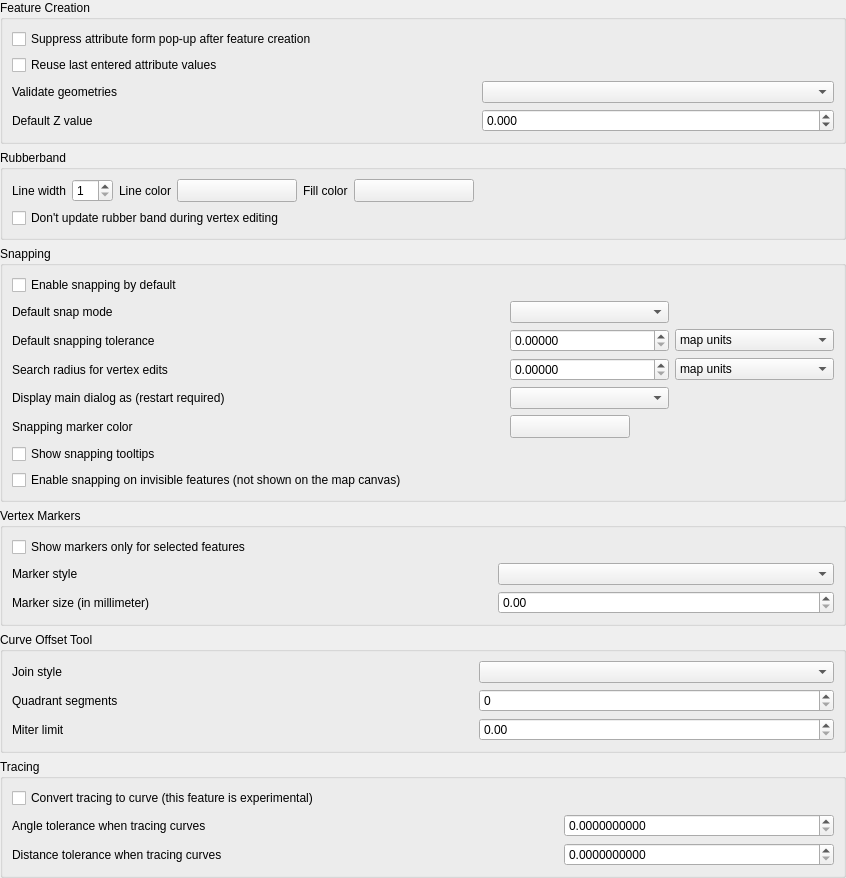
             <widget class="QWidget" name="mOptionsScrollAreaContents_07">
              <property name="geometry">
               <rect>
                <x>0</x>
                <y>0</y>
                <width>846</width>
                <height>714</height>
               </rect>
              </property>
              <layout class="QVBoxLayout" name="verticalLayout_31">
               <property name="leftMargin">
                <number>0</number>
               </property>
               <property name="topMargin">
                <number>0</number>
               </property>
               <property name="rightMargin">
                <number>0</number>
               </property>
               <property name="bottomMargin">
                <number>0</number>
               </property>
               <item>
                <widget class="QgsCollapsibleGroupBox" name="mEnterAttributeValuesGroupBox">
                 <property name="title">
                  <string>Feature Creation</string>
                 </property>
                 <layout class="QGridLayout" name="gridLayout_28">
                  <item row="2" column="0">
                   <widget class="QLabel" name="label_19">
                    <property name="text">
                     <string>Validate geometries</string>
                    </property>
                   </widget>
                  </item>
                  <item row="0" column="0" colspan="3">
                   <widget class="QCheckBox" name="chkDisableAttributeValuesDlg">
                    <property name="text">
                     <string>Suppress attribute form pop-up after feature creation</string>
                    </property>
                    <property name="tristate">
                     <bool>false</bool>
                    </property>
                   </widget>
                  </item>
                  <item row="2" column="1">
                   <spacer name="horizontalSpacer_32">
                    <property name="orientation">
                     <enum>Qt::Horizontal</enum>
                    </property>
                    <property name="sizeHint" stdset="0">
                     <size>
                      <width>40</width>
                      <height>20</height>
                     </size>
                    </property>
                   </spacer>
                  </item>
                  <item row="1" column="0" colspan="3">
                   <widget class="QCheckBox" name="chkReuseLastValues">
                    <property name="text">
                     <string>Reuse last entered attribute values</string>
                    </property>
                    <property name="tristate">
                     <bool>false</bool>
                    </property>
                   </widget>
                  </item>
                  <item row="3" column="0">
                   <widget class="QLabel" name="mDefaultZValueLabel">
                    <property name="text">
                     <string>Default Z value</string>
                    </property>
                   </widget>
                  </item>
                  <item row="3" column="2">
                   <widget class="QgsDoubleSpinBox" name="mDefaultZValueSpinBox">
                    <property name="decimals">
                     <number>3</number>
                    </property>
                    <property name="minimum">
                     <double>-999999.998999999952503</double>
                    </property>
                    <property name="maximum">
                     <double>1000000.000000000000000</double>
                    </property>
                    <property name="singleStep">
                     <double>1.000000000000000</double>
                    </property>
                   </widget>
                  </item>
                  <item row="2" column="2">
                   <widget class="QComboBox" name="mValidateGeometries">
                    <property name="sizePolicy">
                     <sizepolicy hsizetype="Expanding" vsizetype="Fixed">
                      <horstretch>0</horstretch>
                      <verstretch>0</verstretch>
                     </sizepolicy>
                    </property>
                   </widget>
                  </item>
                 </layout>
                </widget>
               </item>
               <item>
                <widget class="QgsCollapsibleGroupBox" name="mRubberBandGroupBox">
                 <property name="title">
                  <string>Rubberband</string>
                 </property>
                 <layout class="QGridLayout" name="_9">
                  <item row="0" column="9">
                   <spacer name="horizontalSpacer_33">
                    <property name="orientation">
                     <enum>Qt::Horizontal</enum>
                    </property>
                    <property name="sizeHint" stdset="0">
                     <size>
                      <width>40</width>
                      <height>20</height>
                     </size>
                    </property>
                   </spacer>
                  </item>
                  <item row="0" column="0">
                   <widget class="QLabel" name="mLineWidthTextLabel">
                    <property name="sizePolicy">
                     <sizepolicy hsizetype="Maximum" vsizetype="Preferred">
                      <horstretch>0</horstretch>
                      <verstretch>0</verstretch>
                     </sizepolicy>
                    </property>
                    <property name="text">
                     <string>Line width</string>
                    </property>
                   </widget>
                  </item>
                  <item row="0" column="2">
                   <widget class="QLabel" name="mLineColorTextLabel">
                    <property name="sizePolicy">
                     <sizepolicy hsizetype="Maximum" vsizetype="Preferred">
                      <horstretch>0</horstretch>
                      <verstretch>0</verstretch>
                     </sizepolicy>
                    </property>
                    <property name="text">
                     <string>Line color</string>
                    </property>
                   </widget>
                  </item>
                  <item row="0" column="1">
                   <widget class="QgsSpinBox" name="mLineWidthSpinBox">
                    <property name="toolTip">
                     <string>Line width in pixels</string>
                    </property>
                    <property name="minimum">
                     <number>1</number>
                    </property>
                   </widget>
                  </item>
                  <item row="0" column="5">
                   <widget class="QgsColorButton" name="mFillColorToolButton">
                    <property name="sizePolicy">
                     <sizepolicy hsizetype="Fixed" vsizetype="Fixed">
                      <horstretch>0</horstretch>
                      <verstretch>0</verstretch>
                     </sizepolicy>
                    </property>
                    <property name="minimumSize">
                     <size>
                      <width>120</width>
                      <height>0</height>
                     </size>
                    </property>
                    <property name="maximumSize">
                     <size>
                      <width>120</width>
                      <height>16777215</height>
                     </size>
                    </property>
                    <property name="text">
                     <string/>
                    </property>
                   </widget>
                  </item>
                  <item row="0" column="4">
                   <widget class="QLabel" name="mSelectColorTextLabel">
                    <property name="sizePolicy">
                     <sizepolicy hsizetype="Maximum" vsizetype="Preferred">
                      <horstretch>0</horstretch>
                      <verstretch>0</verstretch>
                     </sizepolicy>
                    </property>
                    <property name="text">
                     <string>Fill color</string>
                    </property>
                   </widget>
                  </item>
                  <item row="0" column="3">
                   <widget class="QgsColorButton" name="mLineColorToolButton">
                    <property name="sizePolicy">
                     <sizepolicy hsizetype="Fixed" vsizetype="Fixed">
                      <horstretch>0</horstretch>
                      <verstretch>0</verstretch>
                     </sizepolicy>
                    </property>
                    <property name="minimumSize">
                     <size>
                      <width>120</width>
                      <height>0</height>
                     </size>
                    </property>
                    <property name="maximumSize">
                     <size>
                      <width>120</width>
                      <height>16777215</height>
                     </size>
                    </property>
                    <property name="text">
                     <string/>
                    </property>
                   </widget>
                  </item>
                  <item row="1" column="0" colspan="7">
                   <widget class="QCheckBox" name="mLineGhostCheckBox">
                    <property name="text">
                     <string>Don't update rubber band during vertex editing</string>
                    </property>
                   </widget>
                  </item>
                 </layout>
                </widget>
               </item>
               <item>
                <widget class="QgsCollapsibleGroupBox" name="mSnappingGroupBox">
                 <property name="title">
                  <string>Snapping</string>
                 </property>
                 <layout class="QGridLayout" name="gridLayout_3">
                  <item row="0" column="0" colspan="4">
                   <widget class="QCheckBox" name="mSnappingEnabledDefault">
                    <property name="text">
                     <string>Enable snapping by default</string>
                    </property>
                   </widget>
                  </item>
                  <item row="1" column="0">
                   <widget class="QLabel" name="mDefaultSnapModeLabel">
                    <property name="text">
                     <string>Default snap mode</string>
                    </property>
                   </widget>
                  </item>
                  <item row="1" column="1">
                   <spacer>
                    <property name="orientation">
                     <enum>Qt::Horizontal</enum>
                    </property>
                    <property name="sizeHint" stdset="0">
                     <size>
                      <width>273</width>
                      <height>19</height>
                     </size>
                    </property>
                   </spacer>
                  </item>
                  <item row="1" column="2">
                   <widget class="QComboBox" name="mDefaultSnapModeComboBox">
                    <property name="sizePolicy">
                     <sizepolicy hsizetype="Expanding" vsizetype="Fixed">
                      <horstretch>0</horstretch>
                      <verstretch>0</verstretch>
                     </sizepolicy>
                    </property>
                   </widget>
                  </item>
                  <item row="2" column="0">
                   <widget class="QLabel" name="mDefaultSnappingToleranceTextLabel">
                    <property name="text">
                     <string>Default snapping tolerance</string>
                    </property>
                   </widget>
                  </item>
                  <item row="2" column="1">
                   <spacer>
                    <property name="orientation">
                     <enum>Qt::Horizontal</enum>
                    </property>
                    <property name="sizeHint" stdset="0">
                     <size>
                      <width>241</width>
                      <height>20</height>
                     </size>
                    </property>
                   </spacer>
                  </item>
                  <item row="2" column="2">
                   <widget class="QgsDoubleSpinBox" name="mDefaultSnappingToleranceSpinBox">
                    <property name="decimals">
                     <number>5</number>
                    </property>
                    <property name="maximum">
                     <double>99999999.989999994635582</double>
                    </property>
                   </widget>
                  </item>
                  <item row="2" column="3">
                   <widget class="QComboBox" name="mDefaultSnappingToleranceComboBox">
                    <property name="sizePolicy">
                     <sizepolicy hsizetype="Expanding" vsizetype="Fixed">
                      <horstretch>0</horstretch>
                      <verstretch>0</verstretch>
                     </sizepolicy>
                    </property>
                    <item>
                     <property name="text">
                      <string>map units</string>
                     </property>
                    </item>
                    <item>
                     <property name="text">
                      <string>pixels</string>
                     </property>
                    </item>
                   </widget>
                  </item>
                  <item row="3" column="0">
                   <widget class="QLabel" name="mVertexSearchRadiusVertexEditLabel">
                    <property name="text">
                     <string>Search radius for vertex edits</string>
                    </property>
                   </widget>
                  </item>
                  <item row="3" column="1">
                   <spacer>
                    <property name="orientation">
                     <enum>Qt::Horizontal</enum>
                    </property>
                    <property name="sizeHint" stdset="0">
                     <size>
                      <width>61</width>
                      <height>20</height>
                     </size>
                    </property>
                   </spacer>
                  </item>
                  <item row="3" column="2">
                   <widget class="QgsDoubleSpinBox" name="mSearchRadiusVertexEditSpinBox">
                    <property name="decimals">
                     <number>5</number>
                    </property>
                    <property name="maximum">
                     <double>99999999.989999994635582</double>
                    </property>
                   </widget>
                  </item>
                  <item row="3" column="3">
                   <widget class="QComboBox" name="mSearchRadiusVertexEditComboBox">
                    <item>
                     <property name="text">
                      <string>map units</string>
                     </property>
                    </item>
                    <item>
                     <property name="text">
                      <string>pixels</string>
                     </property>
                    </item>
                   </widget>
                  </item>
                  <item row="4" column="0">
                   <widget class="QLabel" name="label_49">
                    <property name="text">
                     <string>Display main dialog as (restart required)</string>
                    </property>
                   </widget>
                  </item>
                  <item row="4" column="2">
                   <widget class="QComboBox" name="mSnappingMainDialogComboBox"/>
                  </item>
                  <item row="5" column="0">
                   <widget class="QLabel" name="label_2">
                    <property name="text">
                     <string>Snapping marker color</string>
                    </property>
                   </widget>
                  </item>
                  <item row="5" column="2">
                   <widget class="QgsColorButton" name="mSnappingMarkerColorButton">
                    <property name="minimumSize">
                     <size>
                      <width>120</width>
                      <height>0</height>
                     </size>
                    </property>
                   </widget>
                  </item>
                  <item row="6" column="0" colspan="4">
                   <widget class="QCheckBox" name="mSnappingTooltipsCheckbox">
                    <property name="text">
                     <string>Show snapping tooltips</string>
                    </property>
                   </widget>
                  </item>
                  <item row="7" column="0" colspan="4">
                   <widget class="QCheckBox" name="mEnableSnappingOnInvisibleFeatureCheckbox">
                    <property name="text">
                     <string>Enable snapping on invisible features (not shown on the map canvas)</string>
                    </property>
                   </widget>
                  </item>
                 </layout>
                </widget>
               </item>
               <item>
                <widget class="QgsCollapsibleGroupBox" name="mVertexMarkerGroupBox">
                 <property name="title">
                  <string>Vertex Markers</string>
                 </property>
                 <layout class="QGridLayout" name="_11">
                  <item row="1" column="0">
                   <widget class="QLabel" name="mMarkerStyleLabel">
                    <property name="text">
                     <string>Marker style</string>
                    </property>
                   </widget>
                  </item>
                  <item row="1" column="1">
                   <spacer>
                    <property name="orientation">
                     <enum>Qt::Horizontal</enum>
                    </property>
                    <property name="sizeHint" stdset="0">
                     <size>
                      <width>281</width>
                      <height>20</height>
                     </size>
                    </property>
                   </spacer>
                  </item>
                  <item row="1" column="2">
                   <widget class="QComboBox" name="mMarkerStyleComboBox">
                    <property name="sizePolicy">
                     <sizepolicy hsizetype="Expanding" vsizetype="Fixed">
                      <horstretch>0</horstretch>
                      <verstretch>0</verstretch>
                     </sizepolicy>
                    </property>
                   </widget>
                  </item>
                  <item row="2" column="2">
                   <widget class="QgsDoubleSpinBox" name="mMarkerSizeSpinBox">
                    <property name="layoutDirection">
                     <enum>Qt::LeftToRight</enum>
                    </property>
                    <property name="minimum">
                     <double>0.000000000000000</double>
                    </property>
                    <property name="singleStep">
                     <double>0.010000000000000</double>
                    </property>
                   </widget>
                  </item>
                  <item row="2" column="0">
                   <widget class="QLabel" name="label_6">
                    <property name="text">
                     <string>Marker size (in millimeter)</string>
                    </property>
                   </widget>
                  </item>
                  <item row="2" column="1">
                   <spacer>
                    <property name="orientation">
                     <enum>Qt::Horizontal</enum>
                    </property>
                    <property name="sizeHint" stdset="0">
                     <size>
                      <width>40</width>
                      <height>20</height>
                     </size>
                    </property>
                   </spacer>
                  </item>
                  <item row="0" column="0" colspan="3">
                   <widget class="QCheckBox" name="mMarkersOnlyForSelectedCheckBox">
                    <property name="text">
                     <string>Show markers only for selected features</string>
                    </property>
                   </widget>
                  </item>
                 </layout>
                </widget>
               </item>
               <item>
                <widget class="QgsCollapsibleGroupBox" name="groupBox_21">
                 <property name="title">
                  <string>Curve Offset Tool</string>
                 </property>
                 <layout class="QGridLayout" name="gridLayout">
                  <item row="1" column="2">
                   <widget class="QgsSpinBox" name="mOffsetQuadSegSpinBox"/>
                  </item>
                  <item row="2" column="0">
                   <widget class="QLabel" name="label_28">
                    <property name="text">
                     <string>Miter limit</string>
                    </property>
                   </widget>
                  </item>
                  <item row="0" column="0">
                   <widget class="QLabel" name="label_26">
                    <property name="text">
                     <string>Join style</string>
                    </property>
                   </widget>
                  </item>
                  <item row="0" column="2">
                   <widget class="QComboBox" name="mOffsetJoinStyleComboBox">
                    <property name="sizePolicy">
                     <sizepolicy hsizetype="Expanding" vsizetype="Fixed">
                      <horstretch>0</horstretch>
                      <verstretch>0</verstretch>
                     </sizepolicy>
                    </property>
                   </widget>
                  </item>
                  <item row="1" column="0">
                   <widget class="QLabel" name="label_27">
                    <property name="text">
                     <string>Quadrant segments</string>
                    </property>
                   </widget>
                  </item>
                  <item row="2" column="2">
                   <widget class="QgsDoubleSpinBox" name="mCurveOffsetMiterLimitComboBox"/>
                  </item>
                  <item row="0" column="1">
                   <spacer name="horizontalSpacer_29">
                    <property name="orientation">
                     <enum>Qt::Horizontal</enum>
                    </property>
                    <property name="sizeHint" stdset="0">
                     <size>
                      <width>40</width>
                      <height>20</height>
                     </size>
                    </property>
                   </spacer>
                  </item>
                  <item row="1" column="1">
                   <spacer name="horizontalSpacer_30">
                    <property name="orientation">
                     <enum>Qt::Horizontal</enum>
                    </property>
                    <property name="sizeHint" stdset="0">
                     <size>
                      <width>40</width>
                      <height>20</height>
                     </size>
                    </property>
                   </spacer>
                  </item>
                  <item row="2" column="1">
                   <spacer name="horizontalSpacer_31">
                    <property name="orientation">
                     <enum>Qt::Horizontal</enum>
                    </property>
                    <property name="sizeHint" stdset="0">
                     <size>
                      <width>40</width>
                      <height>20</height>
                     </size>
                    </property>
                   </spacer>
                  </item>
                 </layout>
                </widget>
               </item>
               <item>
                <widget class="QgsCollapsibleGroupBox" name="groupBox_30">
                 <property name="title">
                  <string>Tracing</string>
                 </property>
                 <layout class="QGridLayout" name="gridLayout1">
                  <item row="0" column="0" colspan="3">
                   <widget class="QCheckBox" name="mTracingConvertToCurveCheckBox">
                    <property name="text">
                     <string>Convert tracing to curve (this feature is experimental)</string>
                    </property>
                   </widget>
                  </item>
                  <item row="1" column="0">
                   <widget class="QLabel" name="label_44">
                    <property name="text">
                     <string>Angle tolerance when tracing curves</string>
                    </property>
                   </widget>
                  </item>
                  <item row="2" column="0">
                   <widget class="QLabel" name="label_70">
                    <property name="text">
                     <string>Distance tolerance when tracing curves</string>
                    </property>
                   </widget>
                  </item>
                  <item row="1" column="2">
                   <widget class="QgsDoubleSpinBox" name="mTracingCustomAngleToleranceSpinBox">
                    <property name="toolTip">
                     <string>This specifies the maximum angular deviation (in radians) allowed for a series of points to be converted to a curve.</string>
                    </property>
                    <property name="decimals">
                     <number>10</number>
                    </property>
                    <property name="maximum">
                     <double>9999.000000000000000</double>
                    </property>
                   </widget>
                  </item>
                  <item row="2" column="2">
                   <widget class="QgsDoubleSpinBox" name="mTracingCustomDistanceToleranceSpinBox">
                    <property name="toolTip">
                     <string>This specifies the maximum deviation allowed between the original location of vertices and where they would fall on the candidate curved geometry for a series of points to be converted to a curve.</string>
                    </property>
                    <property name="decimals">
                     <number>10</number>
                    </property>
                    <property name="maximum">
                     <double>9999.000000000000000</double>
                    </property>
                   </widget>
                  </item>
                 </layout>
                </widget>
               </item>
               <item>
                <spacer name="verticalSpacer_4">
                 <property name="orientation">
                  <enum>Qt::Vertical</enum>
                 </property>
                 <property name="sizeHint" stdset="0">
                  <size>
                   <width>20</width>
                   <height>40</height>
                  </size>
                 </property>
                </spacer>
               </item>
              </layout>
             </widget>
